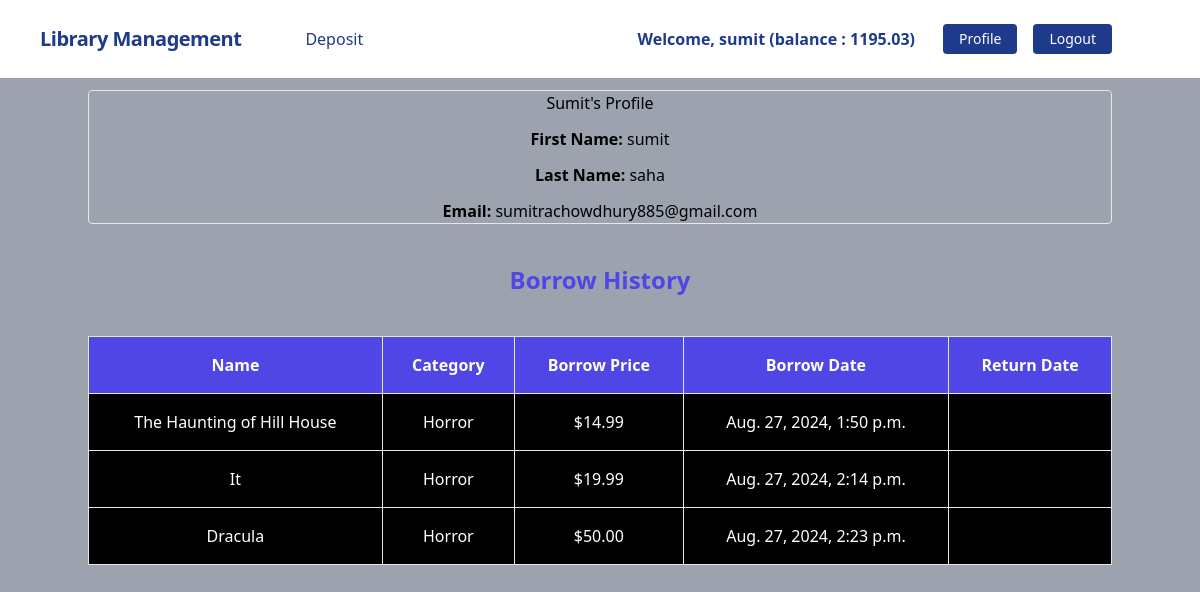
Page /accounts/profile/ (signed in) on the committed database.
### accounts/models.py (models this page shows, shortened)
class UserAccount(models.Model):
    user = models.OneToOneField(User, related_name='account', on_delete=models.CASCADE)
    account_no = models.IntegerField(unique=True)
    balance = models.DecimalField(max_digits=12, decimal_places=2, default=0)

### borrow/models.py (models this page shows, shortened)
class BorrowModel(models.Model):
    user = models.ForeignKey(User,on_delete=models.CASCADE)
    book = models.ForeignKey(BookModel, on_delete=models.CASCADE)
    borrow_date = models.DateTimeField(auto_now_add=True)
    return_date = models.DateField(blank=True,null=True)

### books/models.py (models this page shows, shortened)
class BookModel(models.Model):
    category = models.ManyToManyField(Categories)
    title = models.CharField(max_length=50)
    description = models.TextField()
    price = models.DecimalField(max_digits=10, decimal_places=2)
    image = models.ImageField(upload_to='books/media/uploads', blank=True, null=True)

class Categories(models.Model):
    name = models.CharField(max_length=100)
    slug = models.SlugField(max_length=100, unique=True, blank=True, null=True)

### accounts/views.py (the view)
# urls.py: path('profile/',views.Profile.as_view(),name='profile'),
class Profile(LoginRequiredMixin,TemplateView):
    template_name = 'accounts/profile.html'
    def get_context_data(self,**kwargs):
        context = super().get_context_data(**kwargs)
        context['user'] = self.request.user
        context['borrow_history'] = BorrowModel.objects.filter(user=self.request.user)
        return context

### accounts/templates/accounts/profile.html (shortened to what this page needs)
{% extends "base.html" %}
{% block content %}
<div class='text-center mt-3'>
    <div class='border rounded bg-sky-600'>
    <h1 class='mb-3'>{{ user.username | capfirst}}'s Profile</h1>
    <h4 class='mb-3'><strong>First Name:</strong> {{ user.first_name }}</h4>
    <h4 class='mb-3'><strong>Last Name:</strong> {{ user.last_name }}</h4>
    <h4><strong>Email:</strong> {{ user.email }}</h4>
    </div>
</div>
    <table class=" w-full text-white">
        <thead>
          <tr class='bg-indigo-600'>
            <th class='text-center border border-slate-600 p-4' scope="col">Name</th>
            <th class='text-center border border-slate-600 p-4' scope="col">Category</th>
            <th class='text-center border border-slate-600 p-4' scope="col">Borrow Price</th>
            <th class='text-center border border-slate-600 p-4' scope="col">Borrow Date</th>
            <th class='text-center border border-slate-600 p-4' scope="col">Return Date</th>
          </tr>
        </thead>
        <tbody class='text-center bg-black'>
            {% if  borrow_history%}
            <h2 class='text-center text-2xl font-bold text-indigo-600 my-10'>Borrow History</h2>
            {% for borr in  borrow_history%}
            <tr class=''>
                <td class='border border-slate-600 p-4'>{{borr.book.title}}</td>
                <td class='border border-slate-600 p-4'>{% for cat in  borr.book.category.all %} {{ cat.name }}{% if not forloop.last %}, {% endif %}{% endfor %}</td>
                <td class='border border-slate-600 p-4'>${{borr.book.price}}</td>
                <td class='border border-slate-600 p-4'>{{borr.borrow_date}}</td>
                <td class='border border-slate-600 p-4'> {% if borr.return_date != None %}{{borr.return_date}}{% endif %} </td>
            </tr>
            {% endfor %}
            {% endif %}
        </tbody>
      </table>
{% endblock %}

### templates/navbar.html (shortened to what this page needs)
<nav class="flex items-center justify-between flex-wrap bg-white p-6 px-10">
    <div class="flex items-center flex-shrink-0 text-white mr-6">
        <span class="font-semibold text-xl tracking-tight text-blue-900"><a href="/">Library Management</a></span>
    </div>
    <div class="w-full block flex-grow lg:flex lg:items-center lg:w-auto px-10">
        {% if request.user.is_authenticated %}
            <div class="text-md lg:flex-grow">
                <a href="{% url 'deposit'%}" class="block mt-4 lg:inline-block lg:mt-0 text-blue-900 hover:text-red-900 hover:font-black mr-4">
                    Deposit
                </a>
            </div>
            <div class="flex w-auto">
                <div class="text-blue-900 my-auto font-black px-5">Welcome, {{ request.user.first_name }} (balance : {{request.user.account.balance}}) </div>
                <a href="{% url 'profile'%}" class="mx-2 inline-block font-medium text-sm px-4 py-2 leading-none bg-blue-900 rounded text-white border-white hover:border-transparent hover:text-dark hover:bg-red-700 mt-4 lg:mt-0">Profile</a>
                <form method="post" action="{% url 'logout' %}">
                    <button class="mx-2 inline-block font-medium text-sm px-4 py-2 leading-none bg-blue-900 rounded text-white border-white hover:border-transparent hover:text-dark hover:bg-red-700 mt-4 lg:mt-0" type="submit">Logout</button>
                </form>
            </div>
        {% endif %}
    </div>
</nav>

### rows in the picture
BorrowModel: book "The Haunting of Hill House", book.price "14.99", borrow_date "Aug. 27, 2024, 1:50 p.m."
Categories: name "Horror"
BorrowModel: book "It", book.price "19.99", borrow_date "Aug. 27, 2024, 2:14 p.m."
BorrowModel: book "Dracula", book.price "50.00", borrow_date "Aug. 27, 2024, 2:23 p.m."

### other values in the picture
{{ request.user.first_name }} "sumit"
{{ request.user.account.balance }} "1195.03"
{{ user.username | capfirst }} "Sumit"
{{ user.first_name }} "sumit"
{{ user.last_name }} "saha"
{{ user.email }} "sumitrachowdhury885@gmail.com"
